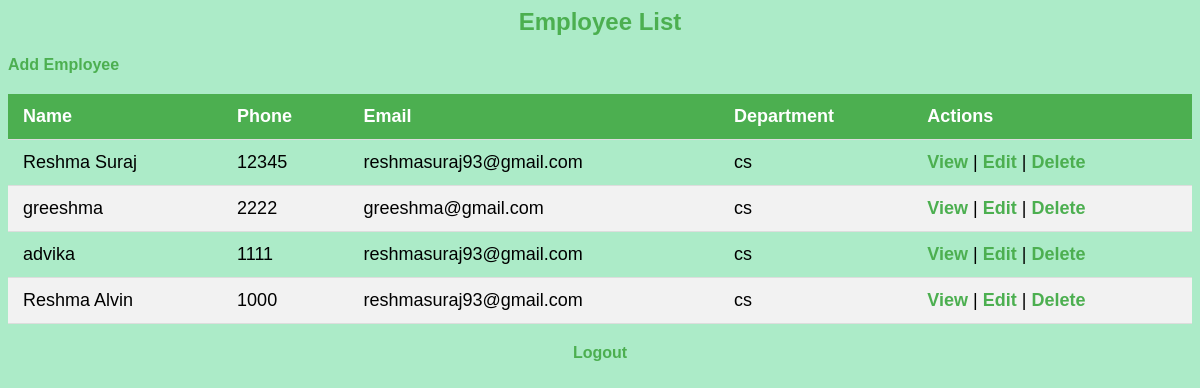
Page /employee-list/ on the committed database.
### directory/models.py (models this page shows, shortened)
class Employee(models.Model):
    name = models.CharField(max_length=100)
    phone_number = models.CharField(max_length=15)
    email_address = models.EmailField()
    dob = models.DateField()
    department = models.CharField(max_length=100)
    emergency_contact = models.CharField(max_length=15)
    home_address = models.TextField()
    work_address = models.TextField()
    agreement_document = models.FileField(upload_to='agreements/', blank=True, null=True)
    additional_document = models.FileField(upload_to='documents/', blank=True, null=True)

### directory/views.py (the view)
# urls.py: path('employee-list/', views.employee_list, name='employee_list'),
def employee_list(request):
    employees = Employee.objects.all()
    return render(request, 'directory/employee_list.html', {'employees': employees})

### templates/directory/employee_list.html (shortened to what this page needs)
<h2>Employee List</h2>
<a href="{% url 'add_employee' %}">Add Employee</a>
<table>
    <thead>
        <tr>
            <th>Name</th>
            <th>Phone</th>
            <th>Email</th>
            <th>Department</th>
            <th>Actions</th>
        </tr>
    </thead>
    <tbody>
        {% for employee in employees %}
        <tr>
            <td>{{ employee.name }}</td>
            <td>{{ employee.phone_number }}</td>
            <td>{{ employee.email_address }}</td>
            <td>{{ employee.department }}</td>
            <td>
                <a href="{% url 'employee_detail' employee.pk %}">View</a> |
                <a href="{% url 'employee_update' employee.pk %}">Edit</a> |
                    <a href="{% url 'employee_delete' employee.pk %}">Delete</a>
            </td>
        </tr>
        {% endfor %}
    </tbody>
</table>
<p><a href="{% url 'logout' %}" class="logout-link">Logout</a></p>

### templates/directory/employee_list.html (style rules this page uses)
table { width: 100%; border-collapse: collapse; margin: 20px 0; font-size: 18px; text-align: left; }
th, td { padding: 12px 15px; border-bottom: 1px solid #ddd; }
th { background-color: #4CAF50; color: white; }
tbody tr:nth-child(even) { background-color: #f2f2f2; }
a { color: #4CAF50; text-decoration: none; font-weight: bold; }
.logout-link { display: block; margin-top: 20px; color: #4CAF50; text-decoration: none; font-weight: bold; }
h2, .logout-link { text-align: center; color: #4CAF50; }

### rows in the picture
Employee: name "Reshma Suraj", phone_number "12345", email_address "reshmasuraj93@gmail.com", department "cs"
Employee: name "greeshma", phone_number "2222", email_address "greeshma@gmail.com", department "cs"
Employee: name "advika", phone_number "1111", email_address "reshmasuraj93@gmail.com", department "cs"
Employee: name "Reshma Alvin", phone_number "1000", email_address "reshmasuraj93@gmail.com", department "cs"
